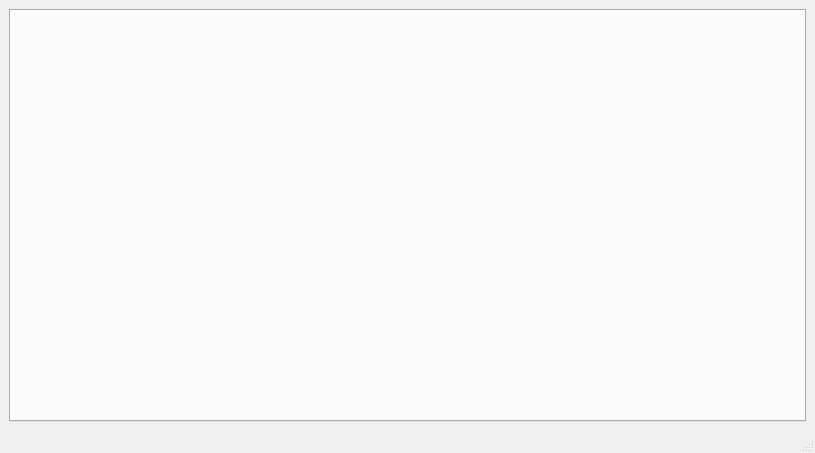
<?xml version="1.0" encoding="UTF-8"?>
<ui version="4.0">
 <class>MainWindow</class>
 <widget class="QMainWindow" name="MainWindow">
  <property name="geometry">
   <rect>
    <x>0</x>
    <y>0</y>
    <width>815</width>
    <height>453</height>
   </rect>
  </property>
  <property name="sizePolicy">
   <sizepolicy hsizetype="Preferred" vsizetype="Preferred">
    <horstretch>0</horstretch>
    <verstretch>0</verstretch>
   </sizepolicy>
  </property>
  <property name="windowTitle">
   <string>JetsonCar Sensors</string>
  </property>
  <widget class="QWidget" name="centralwidget">
   <property name="sizePolicy">
    <sizepolicy hsizetype="Preferred" vsizetype="Preferred">
     <horstretch>0</horstretch>
     <verstretch>0</verstretch>
    </sizepolicy>
   </property>
   <layout class="QGridLayout" name="gridLayout">
    <item row="0" column="0">
     <widget class="QTabWidget" name="tabWidget">
      <property name="currentIndex">
       <number>-1</number>
      </property>
     </widget>
    </item>
   </layout>
  </widget>
  <widget class="QMenuBar" name="menubar">
   <property name="geometry">
    <rect>
     <x>0</x>
     <y>0</y>
     <width>815</width>
     <height>22</height>
    </rect>
   </property>
  </widget>
  <widget class="QStatusBar" name="statusbar"/>
 </widget>
 <resources/>
 <connections/>
 <slots>
  <slot>buttonPressed()</slot>
 </slots>
</ui>
